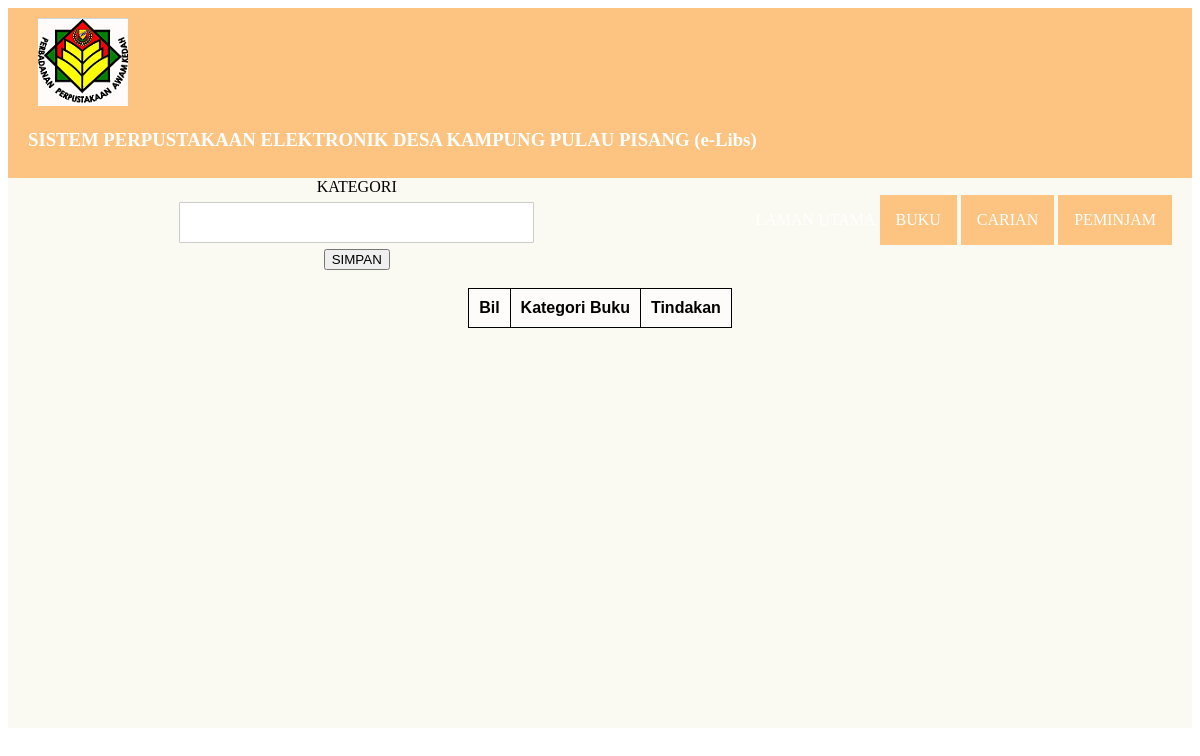
/staff/kategori.php, run on an earlier commit of the app's database.
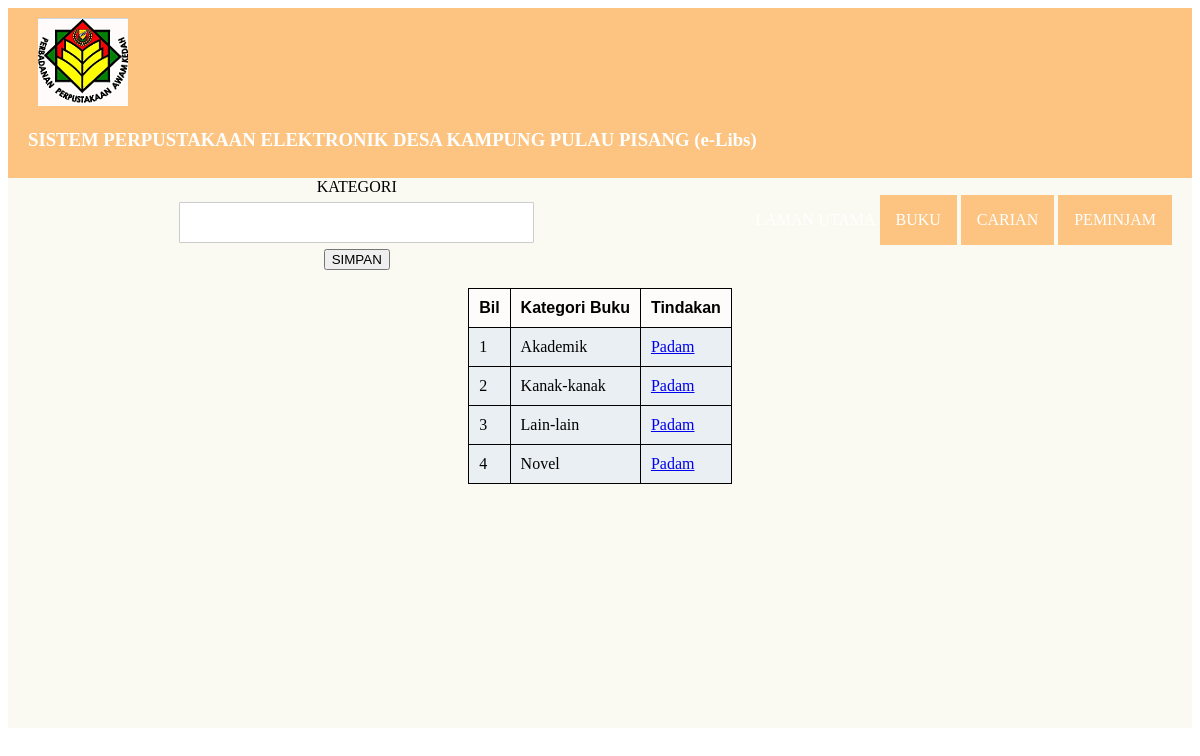
And on a later commit of the database.
### tables this page shows
CREATE TABLE `kategoribuku` (
  `idKategori` int NOT NULL,
  `namaKategori` varchar(800) NOT NULL
);

### staff/kategori.php (the view, shortened to what this page needs)
<?php
require '../include/conn.php';
?>
<!DOCTYPE html>
<html>
<head>
    <link rel="stylesheet" type="text/css" href="staff.css">
</head>
<body>
    <div class="wrapper">
        <header>
            <div class="logo">
                <img src="logo1.png">
                <h3 style="color: white;">SISTEM PERPUSTAKAAN ELEKTRONIK DESA KAMPUNG PULAU PISANG (e-Libs)</h3>
            </div>
            <nav>
                <ul>
                    <li><a href="index.php">LAMAN UTAMA</a></li>
                    <div class="dropdown">
                        <button class="dropbtn">BUKU</button>
                    </div>
                    <div class="dropdown">
                        <button class="dropbtn">CARIAN</button>
                    </div>
                    <div class="dropdown">
                        <button class="dropbtn">PEMINJAM</button>
                    </div>
                </ul>
            </nav>
        </header>
        <section>
            <div align="center">
                <form action="simpan.php" method="post">
                    <label for="kategori">KATEGORI</label><br>
                    <input type="text" id="kategori" name="kategori"><br>
                    <button class="button">SIMPAN</button>
                </form>
            </div><br>
            <table class="t">
                <tr>
                    <th>Bil</th>
                    <th>Kategori Buku</th>
                    <th>Tindakan</th>
                </tr>
                <?php
                $bil = 1;
                $sql = "SELECT * FROM kategoribuku ORDER BY namaKategori";
                $result = $conn->query($sql);
                while ($row = $result->fetch_object()) {
                    ?>
                    <tr>
                        <td>
                            <?php echo $bil++; ?>
                        </td>
                        <td>
                            <?php echo $row->namaKategori; ?>
                        </td>
                        <td>
                            <a href="padam.php?idKategori=<?php echo $row->idKategori; ?>"
                                onclick="return sahkan()">Padam</a>
                        </td>
                    </tr>
                    <?php
                }
                ?>
            </table>
        </section>
    </div>
</body>
</html>

What changed in the data, as far as the page shows it:
added kategoribuku: namaKategori "Akademik"
added kategoribuku: namaKategori "Kanak-kanak"
added kategoribuku: namaKategori "Lain-lain"
added kategoribuku: namaKategori "Novel"
